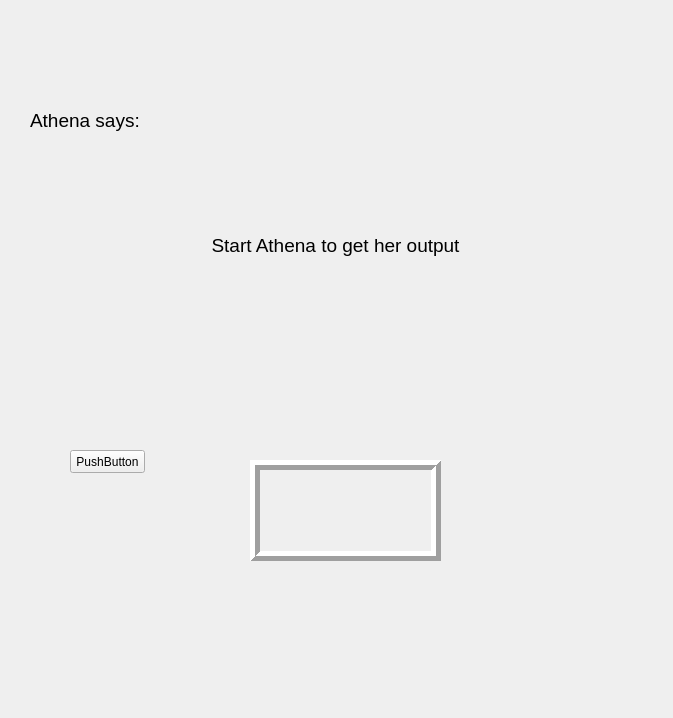
<?xml version="1.0" encoding="UTF-8"?>
<ui version="4.0">
 <class>MainWindow</class>
 <widget class="QMainWindow" name="MainWindow">
  <property name="geometry">
   <rect>
    <x>0</x>
    <y>0</y>
    <width>673</width>
    <height>718</height>
   </rect>
  </property>
  <property name="windowTitle">
   <string>Athena</string>
  </property>
  <widget class="QWidget" name="centralwidget">
   <widget class="QLabel" name="athenaLogo">
    <property name="geometry">
     <rect>
      <x>20</x>
      <y>0</y>
      <width>411</width>
      <height>91</height>
     </rect>
    </property>
    <property name="text">
     <string>&lt;html&gt;&lt;head/&gt;&lt;body&gt;&lt;p&gt;&lt;img src=&quot;:/newPrefix/athenaFull.png&quot;/&gt;&lt;/p&gt;&lt;/body&gt;&lt;/html&gt;</string>
    </property>
   </widget>
   <widget class="QLabel" name="label">
    <property name="geometry">
     <rect>
      <x>30</x>
      <y>100</y>
      <width>111</width>
      <height>41</height>
     </rect>
    </property>
    <property name="font">
     <font>
      <pointsize>14</pointsize>
     </font>
    </property>
    <property name="text">
     <string>Athena says:</string>
    </property>
   </widget>
   <widget class="QLabel" name="label_2">
    <property name="geometry">
     <rect>
      <x>30</x>
      <y>140</y>
      <width>611</width>
      <height>211</height>
     </rect>
    </property>
    <property name="font">
     <font>
      <pointsize>14</pointsize>
     </font>
    </property>
    <property name="text">
     <string>&lt;html&gt;&lt;head/&gt;&lt;body&gt;&lt;p align=&quot;center&quot;&gt;Start Athena to get her output&lt;/p&gt;&lt;/body&gt;&lt;/html&gt;</string>
    </property>
   </widget>
   <widget class="QPushButton" name="pushButton">
    <property name="geometry">
     <rect>
      <x>70</x>
      <y>450</y>
      <width>75</width>
      <height>23</height>
     </rect>
    </property>
    <property name="text">
     <string>PushButton</string>
    </property>
   </widget>
   <widget class="QFrame" name="frame">
    <property name="geometry">
     <rect>
      <x>250</x>
      <y>460</y>
      <width>191</width>
      <height>101</height>
     </rect>
    </property>
    <property name="frameShape">
     <enum>QFrame::Box</enum>
    </property>
    <property name="frameShadow">
     <enum>QFrame::Raised</enum>
    </property>
    <property name="lineWidth">
     <number>5</number>
    </property>
   </widget>
  </widget>
 </widget>
 <resources>
  <include location="athenaPythonGuiResourceFile.qrc"/>
 </resources>
 <connections/>
</ui>
